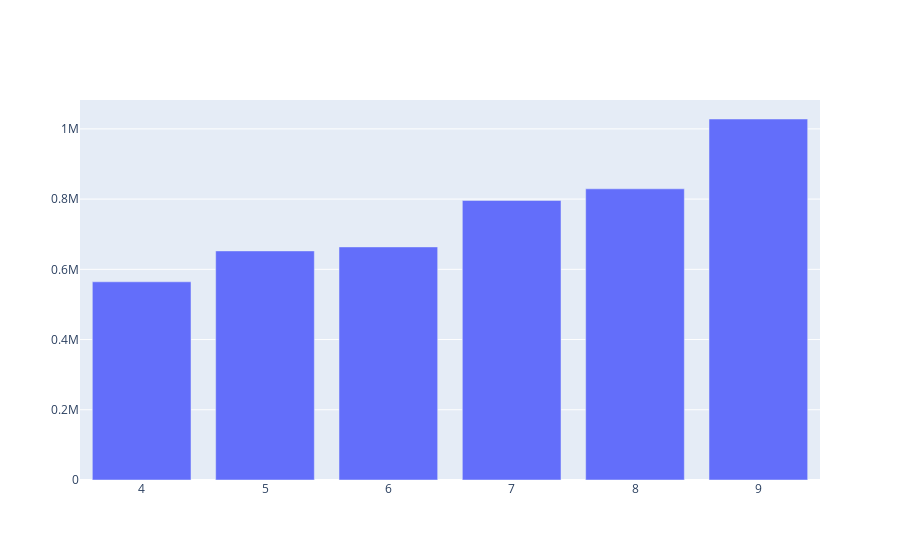

Notebook code cell kept with this figure:
### Code cell
iplot([trace1])

### Figure 1 — Plotly figure (JSON) as saved in the notebook; plotly's stock layout.template omitted (floating-point values rounded to 4 significant figures)
{"data": [{"name": "Priority", "type": "bar", "x": [4, 5, 6, 7, 8, 9], "y": [564516, 652435, 663844, 796121, 829275, 1028136]}], "layout": {"autosize": true, "xaxis": {"autorange": true, "range": [3.5, 9.5], "type": "linear"}, "yaxis": {"autorange": true, "range": [0, 1082000.0], "type": "linear"}}}
